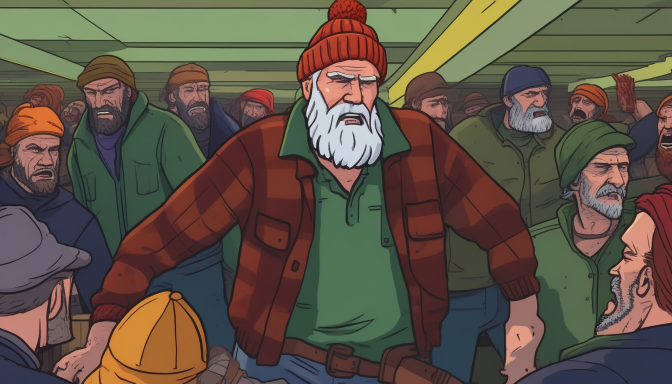
#> input picture youtube-kanal/cikti/dizi/pilot/kareler/m05.png, 1344 x 768 px, found by its file name (shown at 1/2 size); its folder holds 7 pictures in this run
$ python dizi_kapak.py
#> lines starting #> are read from the running program, lines starting #| are printed output that depends on the picture
#!/usr/bin/env python3
"""DEAD QUOTA pilot kapakları (1280x720): AI kareleri + kalın başlık."""
import os
from PIL import Image, ImageDraw, ImageEnhance, ImageFilter, ImageFont

K = "cikti/dizi/pilot/kareler/"
O = "cikti/dizi/pilot/kapak/"
F = "/usr/share/fonts/opentype/inter/InterDisplay-Black.otf"


def f(s):
    return ImageFont.truetype(F, s)


def base(name, crop=None):
#> called with name = 'm05.png'
    im = Image.open(K + name).convert("RGB")
#> im is the input picture: PIL image 1344x768 RGB; mean R, G, B 94.9, 83.5, 70.5
    if crop:
        im = im.crop(crop)
    im = im.resize((1280, int(1280 * im.height / im.width)))
#> im: PIL image 1280x731 RGB
    im = im.crop((0, (im.height - 720) // 2, 1280, (im.height - 720) // 2 + 720))
#> im: PIL image 1280x720 RGB
    im = ImageEnhance.Contrast(im).enhance(1.15)
    return ImageEnhance.Color(im).enhance(1.15)


def shade(im, side):
#> called with side = 'left'
    g = Image.new("L", (1280, 720), 0)
#> g: PIL image 1280x720 L; every value is 0
    d = ImageDraw.Draw(g)
    for x in range(1280):
        t = x / 1279 if side == "right" else 1 - x / 1279
        d.line((x, 0, x, 720), fill=int(235 * max(0, t - 0.35) / 0.65))
    return Image.composite(Image.new("RGB", im.size, (8, 6, 10)), im, g)


def text(d, xy, s, size, fill, anchor="la"):
    d.text(xy, s, font=f(size), fill=fill, stroke_width=max(6, size // 12), stroke_fill=(0, 0, 0), anchor=anchor)


def logo(d, x, y, size=118, anchor="la"):
    text(d, (x, y), "DEAD QUOTA", size, (225, 30, 36), anchor)


def kapak_a():  # Bruno levye aksiyonu
    im = shade(base("m05.png"), "left")
    d = ImageDraw.Draw(im)
    text(d, (40, 70), "EX-SANTA", 92, (255, 255, 255))
    text(d, (40, 170), "VS.", 92, (255, 214, 40))
    text(d, (40, 270), "THE DEAD", 92, (255, 255, 255))
    logo(d, 40, 560, 104)
    im.save(O + "kapak_A.jpg", quality=92)
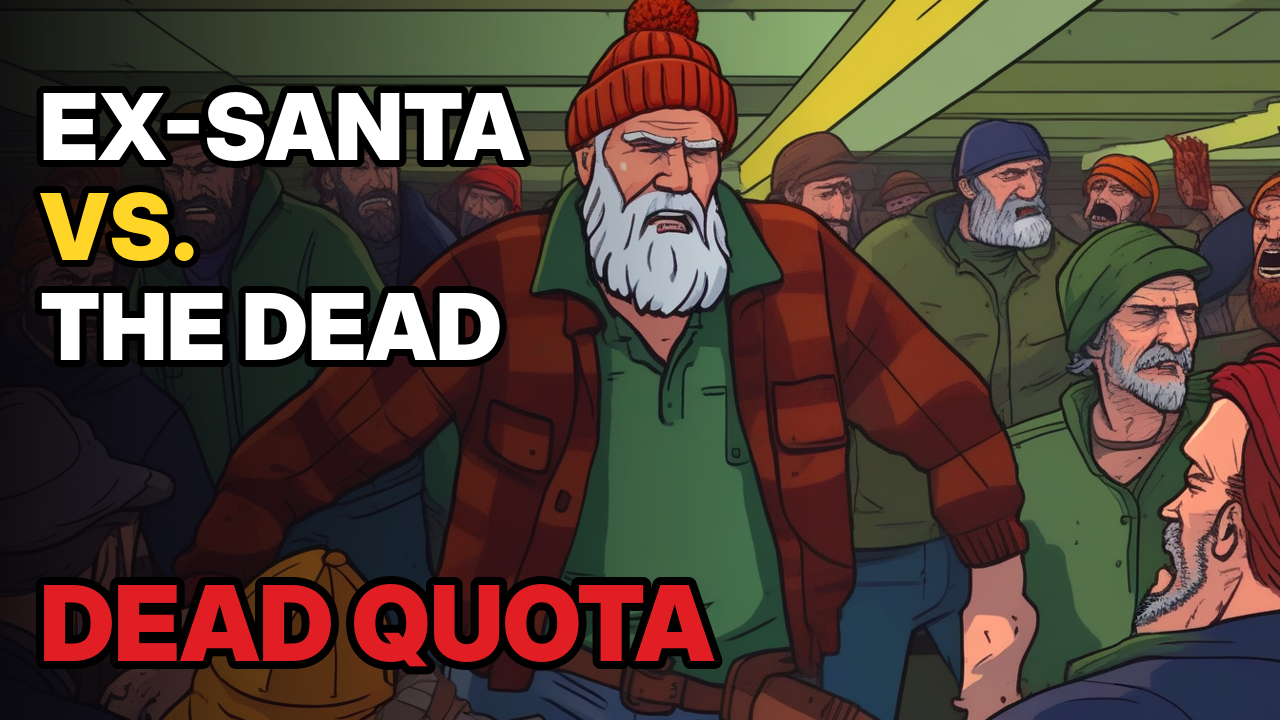
#> saved as kapak_A.jpg: PIL image 1280x720 RGB; mean R, G, B 82.7, 66.2, 55.5


def kapak_b():  # Moss + balta, kota
    im = shade(base("m06.png"), "right")
#> call 2 of base, with name = 'm06.png'
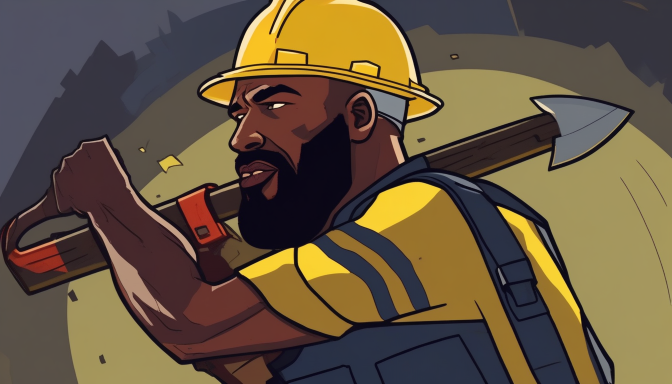
#> input picture youtube-kanal/cikti/dizi/pilot/kareler/m06.png, 1344 x 768 px, found by its file name (shown at 1/2 size)
#> in base, im is the input picture: PIL image 1344x768 RGB; mean R, G, B 100.6, 84.7, 63.4
    d = ImageDraw.Draw(im)
    text(d, (1240, 60), "QUOTA:", 96, (255, 255, 255), "ra")
    text(d, (1240, 165), "180 HEADS", 110, (255, 214, 40), "ra")
    text(d, (1240, 290), "OR ELSE", 96, (255, 255, 255), "ra")
    logo(d, 1240, 560, 104, "ra")
    im.save(O + "kapak_B.jpg", quality=92)
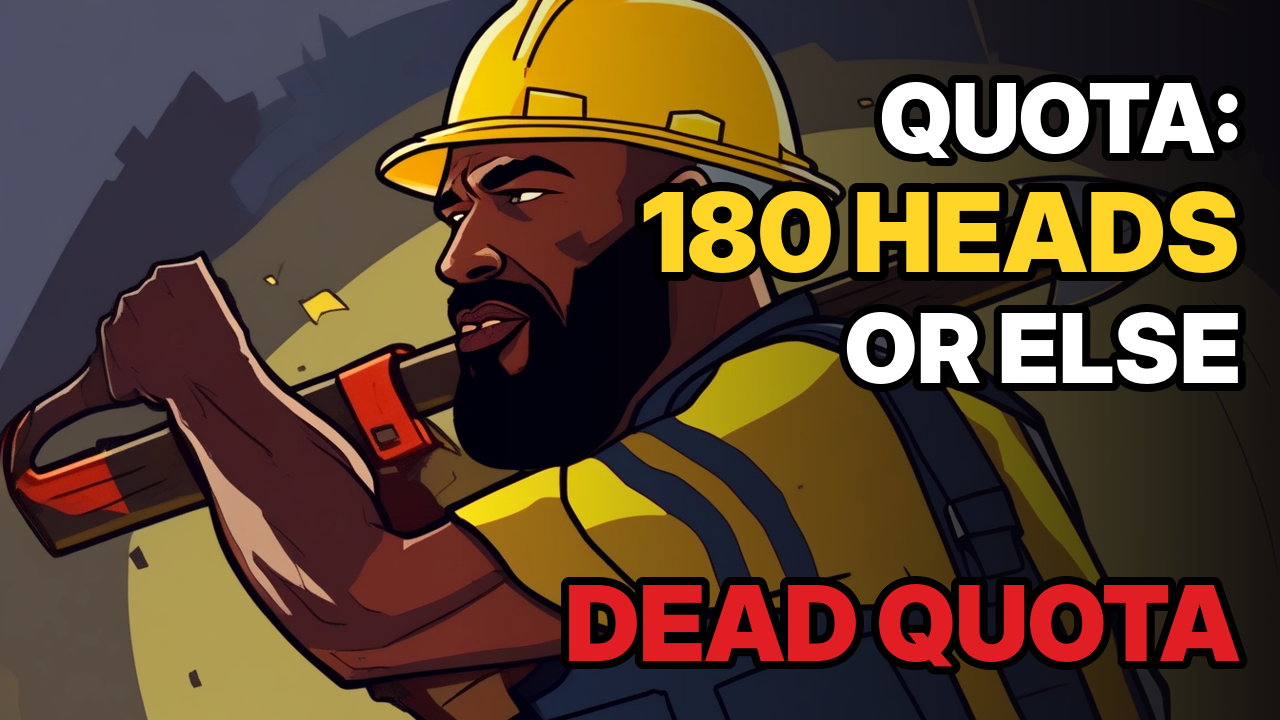
#> saved as kapak_B.jpg: PIL image 1280x720 RGB; mean R, G, B 87.3, 64.8, 45.5


def kapak_c():  # Adler gülümsemesi, kurumsal kötülük
    im = shade(base("v02.png"), "left")
#> call 3 of base, with name = 'v02.png'
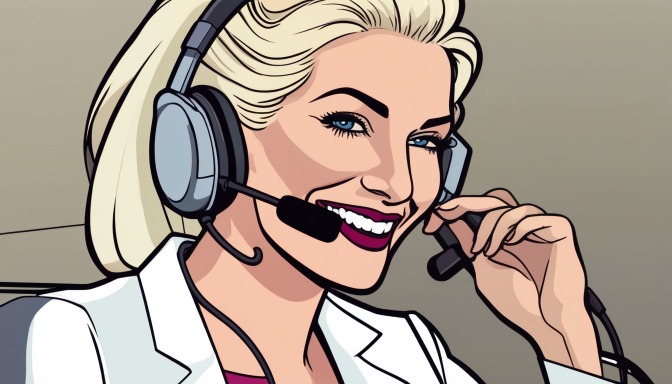
#> input picture youtube-kanal/cikti/dizi/pilot/kareler/v02.png, 1344 x 768 px, found by its file name (shown at 1/2 size)
#> in base, im is the input picture: PIL image 1344x768 RGB; mean R, G, B 172, 156.9, 144.4
#> in base (call 3), `im = im.crop((0, (im.height - 720) // 2, 1280, (im.height - 720) // 2 ..`:
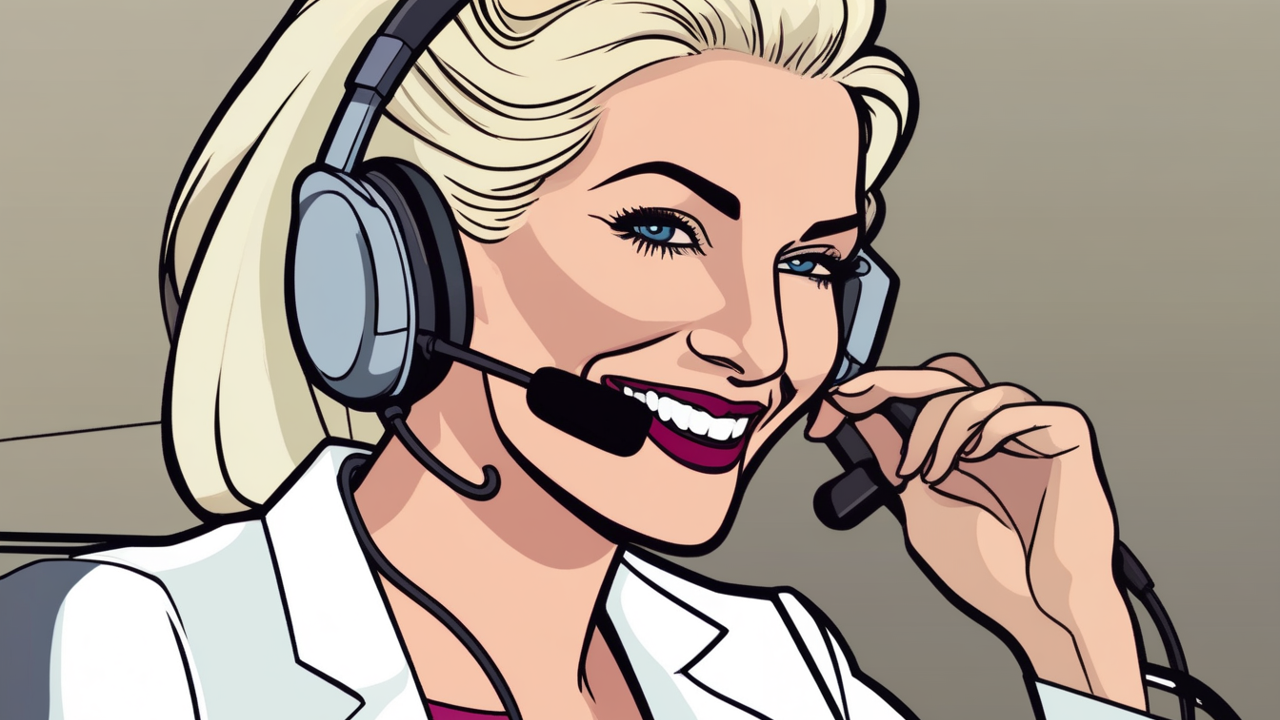
#> im: PIL image 1280x720 RGB; mean R, G, B 171.8, 156.6, 144
#> call 3 of shade, with side = 'left'
#> in shade (call 3), `return Image.composite(Image.new("RGB", im.size, (8, 6, 10)), im, g)`:
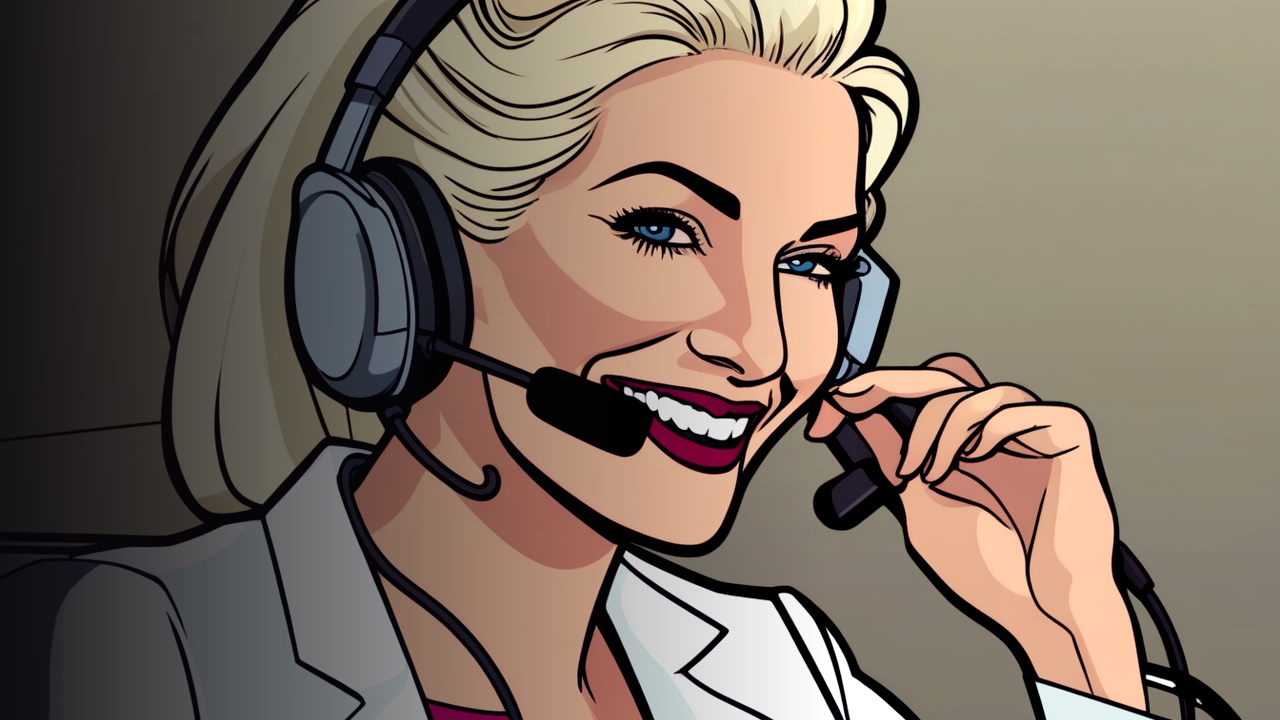
#> returned value: PIL image 1280x720 RGB; mean R, G, B 122.2, 107.2, 95.5
    d = ImageDraw.Draw(im)
    text(d, (40, 80), "\"EVACUATION IS", 70, (255, 255, 255))
    text(d, (40, 165), "A SEPARATE", 70, (255, 255, 255))
    text(d, (40, 250), "CONTRACT\"", 70, (225, 30, 36))
    text(d, (40, 370), "Great energy, team!", 48, (255, 214, 40))
    logo(d, 40, 560, 104)
    im.save(O + "kapak_C.jpg", quality=92)
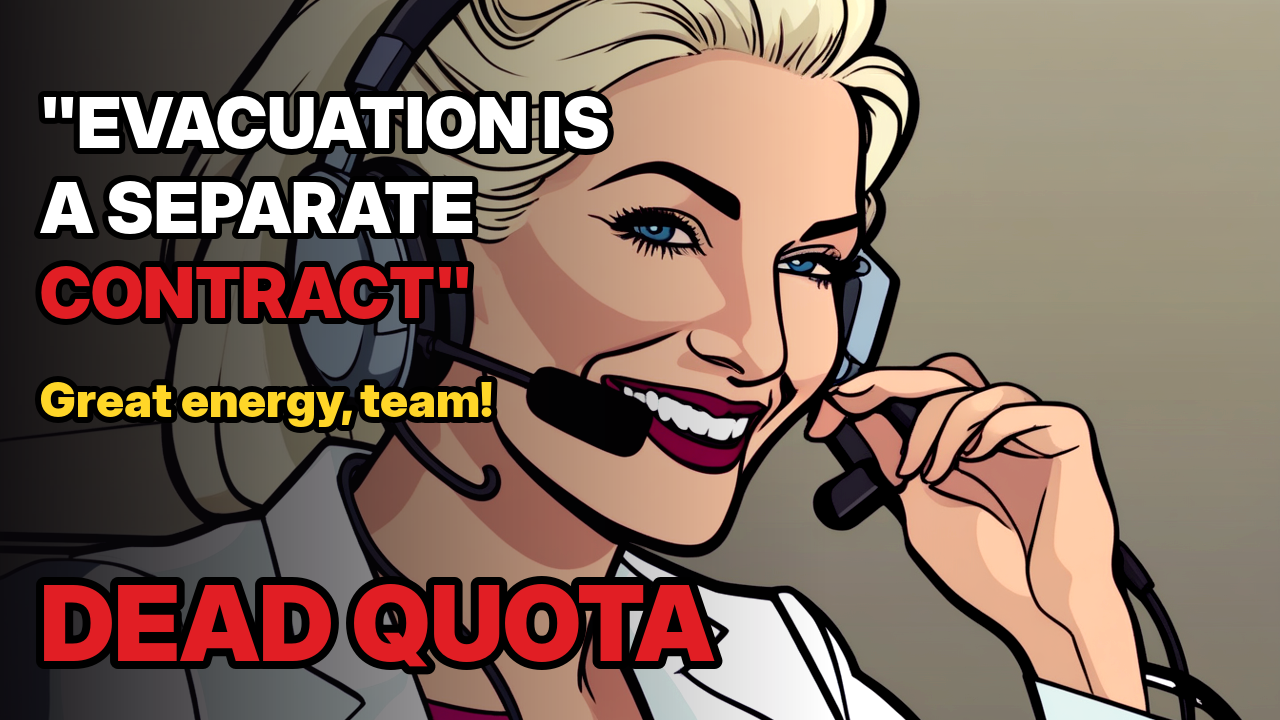
#> saved as kapak_C.jpg: PIL image 1280x720 RGB; mean R, G, B 129.4, 106, 93.7


if __name__ == "__main__":
    os.makedirs(O, exist_ok=True)
    kapak_a(); kapak_b(); kapak_c()
    print("✔ kapaklar")
